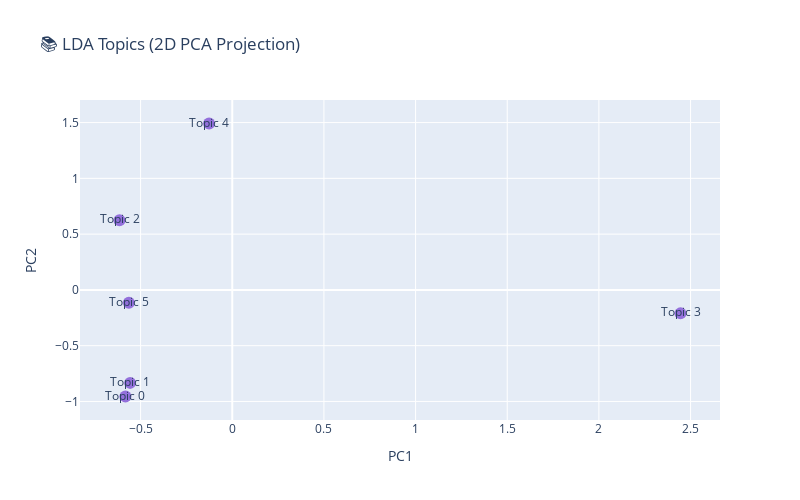

Source (notebook cell):
### Code cell
import plotly.express as px
import pandas as pd
from sklearn.decomposition import PCA

# Reduz os tópicos para 2D via PCA
pca = PCA(n_components=2)
topic_embeddings = pca.fit_transform(lda_model.components_)

# Extrai palavras-chave principais por tópico
def get_top_words(lda_model, vectorizer, n_words=10):
    words = vectorizer.get_feature_names_out()
    topic_keywords = []
    for topic_weights in lda_model.components_:
        top_indices = topic_weights.argsort()[-n_words:][::-1]
        top_terms = [words[i] for i in top_indices]
        topic_keywords.append(", ".join(top_terms))
    return topic_keywords

top_words = get_top_words(lda_model, tfidf_vectorizer)

# Cria DataFrame com embeddings + palavras
topic_data = pd.DataFrame({
    "Topic": [f"Topic {i}" for i in range(len(topic_embeddings))],
    "PC1": topic_embeddings[:, 0],
    "PC2": topic_embeddings[:, 1],
    "Top Words": top_words
})

# Plota com Plotly
fig = px.scatter(
    topic_data,
    x="PC1",
    y="PC2",
    text="Topic",
    hover_data=["Top Words"],
    title="📚 LDA Topics (2D PCA Projection)",
    width=800,
    height=500
)

fig.update_traces(marker=dict(size=12, color="MediumPurple"))
fig.update_layout(showlegend=False)
fig.show()

### Figure 1 — Plotly figure (JSON) as saved in the notebook; plotly's stock layout.template omitted (floating-point values rounded to 4 significant figures)
{"data": [{"customdata": [["human brain, thus, eg, dimension, similarity, correlation, like, sci, regression, ed"], ["unifb, semantic, experiment, vectors, sentences, passages, voxels, semantic vectors, passage, imaging data"], ["eeg, unifb, meg, fmri, word, embeddings, bert, nlp, sentiment, vanilla"], ["spectrogram, electrodes, modulation, auditory, word, reconstruction, decoded, acoustic, ecog, participant"], ["eeg, ud, word, unifb, class, embeddings, classification, imagination, image, psd svm"], ["eeg, semantic, image, eeg signals, fmri, pp, diffusion, eegtotext, vol, clip"]], "hovertemplate": "PC1=%{x}<br>PC2=%{y}<br>Topic=%{text}<br>Top Words=%{customdata[0]}<extra></extra>", "legendgroup": "", "marker": {"color": "MediumPurple", "size": 12, "symbol": "circle"}, "mode": "markers+text", "name": "", "orientation": "v", "showlegend": false, "text": ["Topic 0", "Topic 1", "Topic 2", "Topic 3", "Topic 4", "Topic 5"], "type": "scatter", "x": [-0.5828, -0.557, -0.6151, 2.445, -0.1265, -0.5638], "xaxis": "x", "y": [-0.9556, -0.8334, 0.6236, -0.2103, 1.492, -0.116], "yaxis": "y"}], "layout": {"height": 500, "legend": {"tracegroupgap": 0}, "showlegend": false, "title": {"text": "📚 LDA Topics (2D PCA Projection)"}, "width": 800, "xaxis": {"anchor": "y", "domain": [0, 1], "title": {"text": "PC1"}}, "yaxis": {"anchor": "x", "domain": [0, 1], "title": {"text": "PC2"}}}}
